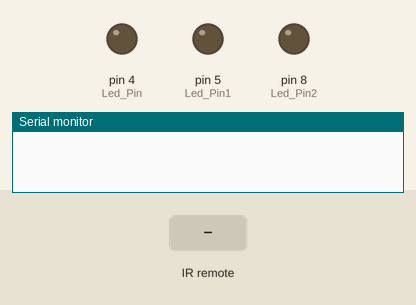
Simulated run of this sketch. Board: Arduino Uno, built with avr-gcc and run on an emulated ATmega328P. Shown: output pins drawn as LEDs (lit = HIGH), the last lines printed to the serial monitor. Inputs (shaded band) come from the test bench.

Above: at 1.2 s.
1.3 s: infrared code 0x8F7 received
At 2.1 s:
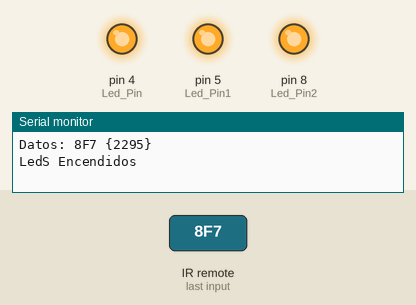
2.8 s: infrared code 0x48B7 received
Timing chart, 0 to 5.8 s (numbered marks = the images above; inputs shaded):
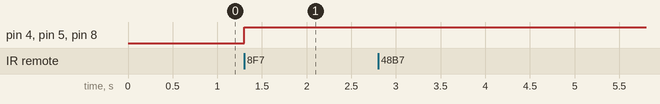

The sketch:

clase_1_06_arduino1.ino
```cpp
#include <IRremote.h>
int RECV_PIN = 11;
int IRData = 0;
int Led_Pin = 4;
int Led_Pin1 = 5;
int Led_Pin2 = 8;
int Led_Status = 0;
int Rel_Pin = 2;
int Rel_Status = 0;
bool test_mode = true;
IRrecv irrecv(RECV_PIN);
decode_results results;
void setup()
{
Serial.begin(9600);
pinMode(Led_Pin, OUTPUT);
pinMode(Led_Pin1, OUTPUT);
pinMode(Led_Pin2, OUTPUT);
irrecv.enableIRIn();
}
void loop()
{
if (irrecv.decode(&results))
{
// Mostrar Lectura
IRData = results.value;
irrecv.resume();
// Ver Valores
if (test_mode == true)
{
Serial.print("Datos: ");
Serial.print(IRData, HEX);
Serial.print(" {");
Serial.print(IRData);
Serial.println("}");
}
switch (IRData)
{
case 2295:
if (Led_Status == 0)
{
Serial.println("LedS Encendidos");
digitalWrite(Led_Pin, 1);
digitalWrite(Led_Pin1, 1);
digitalWrite(Led_Pin2, 1);
Led_Status = 1;
}
else
{
Serial.println("Leds Apagados");
digitalWrite(Led_Pin, 0);
digitalWrite(Led_Pin1, 0);
digitalWrite(Led_Pin2, 0);
Led_Status = 0;
}
break;
case -30601:
if (Rel_Status == 0)
{
Serial.println("Motor Encendido");
digitalWrite(Rel_Pin, 1);
Rel_Status = 1;
}
else
{
Serial.println("Motor Apagado");
digitalWrite(Rel_Pin, 0);
Rel_Status = 0;
}
break;
case 18615:
Serial.println("Boton3");
break;
default:
Serial.println("Boton No Permitido");
}
}
}
```

Measured:
- after the input at 1.3 s, pin 4 (Led_Pin), pin 5 (Led_Pin1), pin 8 (Led_Pin2): LOW → HIGH at once
